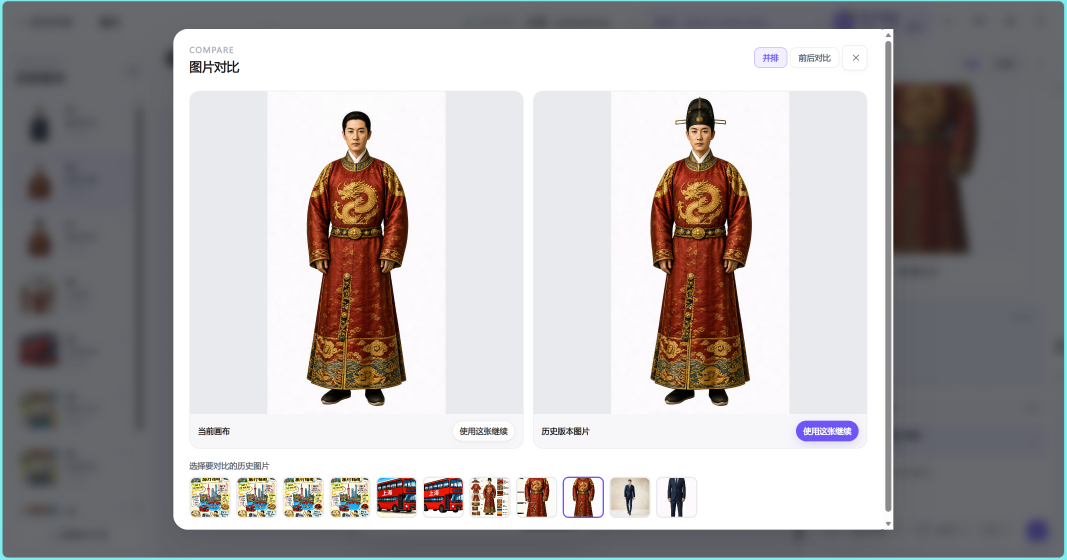
#> input picture 宣传视频/layerive页面截图/09-删除人物帽子成功对比.png, 3200 x 1680 px (shown at 1/3 size)
$ python prepare-hat-assets.py
#> lines starting #> are read from the running program, lines starting #| are printed output that depends on the picture
"""Crop the user's real screenshots; never synthesize or retouch results."""
from pathlib import Path
from PIL import Image
import json

root = Path(__file__).resolve().parents[1]
source = root.parent / 'layerive页面截图'
compare = Image.open(source / '09-删除人物帽子成功对比.png')
#> compare is the input picture: PIL image 3200x1680 RGB; mean R, G, B 173.5, 170.1, 170.7
assets = {
    'hat-before': (1834, 275, 2368, 1239),
    'hat-after': (804, 275, 1338, 1239),
    'hat-head-before': (1940, 275, 2274, 675),
    'hat-head-after': (910, 275, 1244, 675),
}
for name, box in assets.items():
    compare.crop(box).convert('RGB').save(root / 'public' / 'art' / f'{name}.jpg', quality=96)
#> this loop made 4 passes
#> pass 1, `compare.crop(box).convert('RGB').save(root / 'public' / 'art' / f'{nam..`:
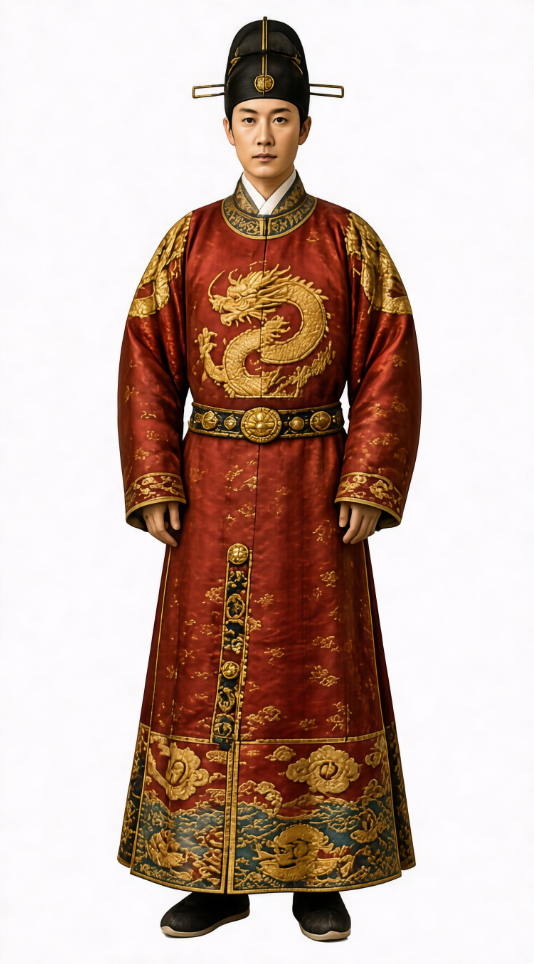
#> saved as hat-before.jpg: PIL image 534x964 RGB; mean R, G, B 198.5, 175.8, 165.3
#> pass 2, `compare.crop(box).convert('RGB').save(root / 'public' / 'art' / f'{nam..`:
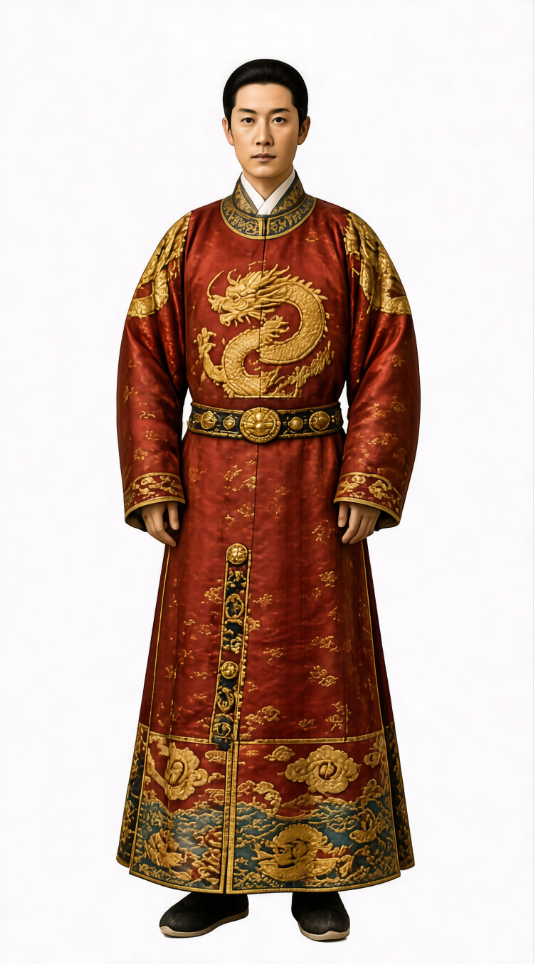
#> saved as hat-after.jpg: PIL image 534x964 RGB; mean R, G, B 200.1, 177.4, 167
for name, filename in [('hat-selection', '09-删除人物帽子.png'), ('hat-result', '09-删除人物帽子成功效果.png')]:
    Image.open(source / filename).convert('RGB').save(root / 'public' / 'art' / f'{name}.jpg', quality=93)
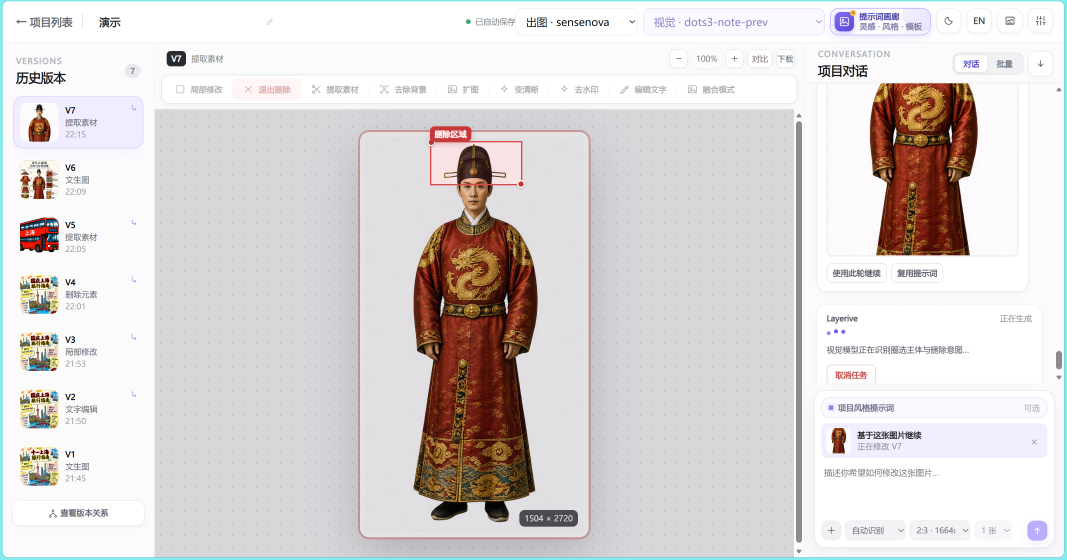
#> input picture 宣传视频/layerive页面截图/09-删除人物帽子.png, 3200 x 1680 px (shown at 1/3 size)
manifest_path = root / 'public' / 'asset-manifest.json'
#> (the run stopped early here; a loop or call above may not have finished)
